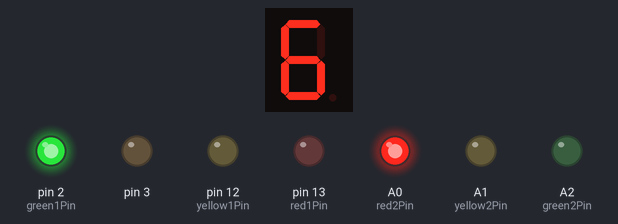
Bench run of a sketch on a simulated Arduino Uno, built with avr-gcc and run on an emulated ATmega328P. Shown: 1-digit seven-segment display, output pins drawn as LEDs (lit = HIGH).

Above: at 0.1 s.
At 4.1 s:
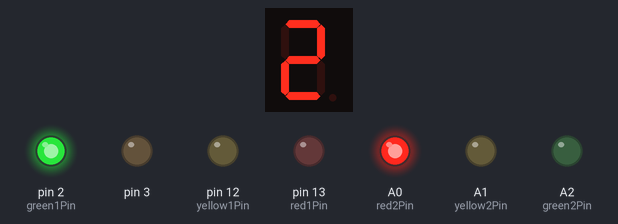
At 8.1 s:
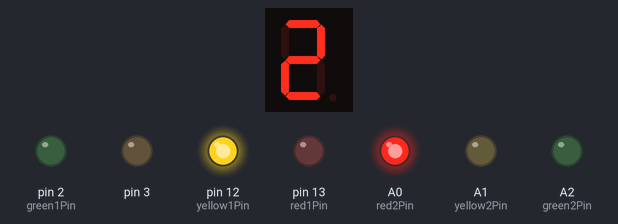
At 17.1 s:
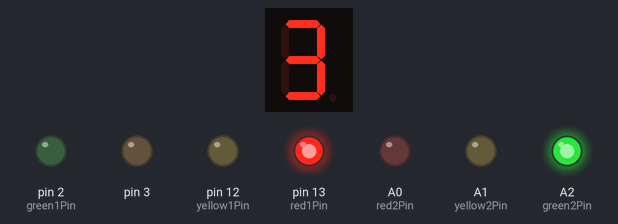
At 28.1 s:
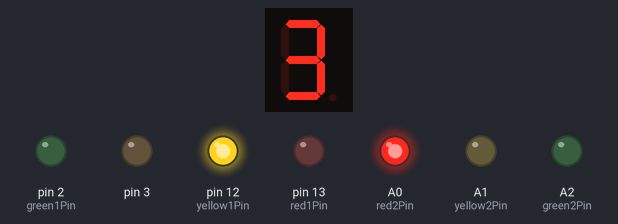
At 39.1 s:
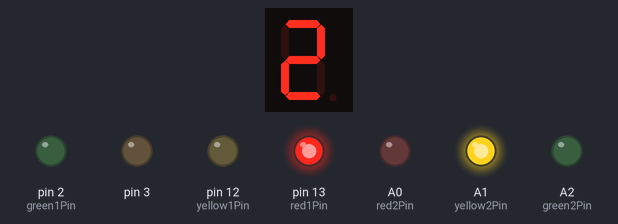
Timing chart, 0 to 40.0 s (numbered marks = the images above):
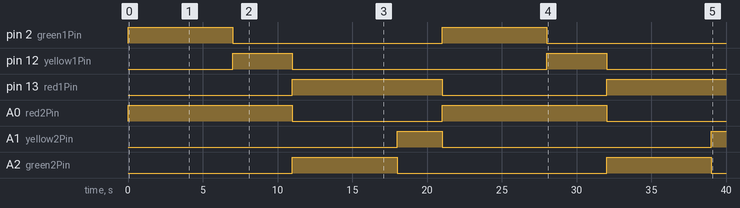

The sketch:

Task_4.ino
```cpp
#include "SevSeg.h"
SevSeg sevseg;

int timedelay = 1000;
int red1Pin = 13;
int yellow1Pin = 12;
int green1Pin = 2;
const int red2Pin = A0;
const int yellow2Pin = A1;
const int green2Pin = A2;

//display number
void displayNum(int number)
{
  sevseg.setNumber(number);
  sevseg.refreshDisplay();
  delay(timedelay);
}

void HandleRed1stSecond()
{
  digitalWrite(red1Pin, HIGH); //red1 ON
  analogWrite(red2Pin, 0); //red2 OFF
  digitalWrite(yellow1Pin, LOW); //yellow1 OFF
  analogWrite(green2Pin, 255); //green2 ON
}

void HandleRed6thsecond()
{
  analogWrite(yellow2Pin, 255); //yellow2 ON
  analogWrite(green2Pin, 0); //green2 OFF
}

void HandleYellow1stSecond()
{
  digitalWrite(yellow1Pin, HIGH); //yellow1 ON
  digitalWrite(green1Pin, LOW); //green1 OFF
}

void HandleGreen1stsecond()
{
  digitalWrite(red1Pin, LOW); //red1 OFF
  analogWrite(red2Pin, 255); //red2 ON
  analogWrite(yellow2Pin, 0); //yellow2 OFF
  digitalWrite(green1Pin, HIGH); //green1 ON
}

void StartRed()
{
  HandleRed1stSecond();
  displayNum(9);

  displayNum(8);

  displayNum(7);

  displayNum(6);

  displayNum(5);

  displayNum(4);

  displayNum(3);

  HandleRed6thsecond();
  displayNum(2);

  displayNum(1);

  displayNum(0);
}

void StartYellow()
{
  HandleYellow1stSecond();
  displayNum(3);

  displayNum(2);

  displayNum(1);

  displayNum(0);
}

void StartGreen()
{
  HandleGreen1stsecond();
  displayNum(6);

  displayNum(5);

  displayNum(4);

  displayNum(3);

  displayNum(2);

  displayNum(1);

  displayNum(0);
}

void setup()
{
  //Set to 1 for single digit display
  byte numDigits = 1;
  //defines common pins while using multi-digit display. Left empty as we have a single digit display
  byte digitPins[] = {};
  //Defines arduino pin connections in order: A, B, C, D, E, F, G, DP
  byte segmentPins[] = {7, 6, 5, 11, 10, 8, 9, 4};
  bool resistorsOnSegments = true;
  //Initialize sevseg object. Uncomment second line if you use common cathode 7 segment
  sevseg.begin(COMMON_ANODE, numDigits, digitPins, segmentPins, resistorsOnSegments);
  //sevseg.begin(COMMON_CATHODE, numDigits, digitPins, segmentPins, resistorsOnSegments);
  sevseg.setBrightness(90);
  int i;
  for(i=2;i<=13;i++)
  {
    pinMode(i,OUTPUT);
  }
  pinMode(A0,OUTPUT);
  pinMode(A1,OUTPUT);
  pinMode(A2,OUTPUT);
}
void loop()
{
  StartGreen();
  StartYellow();
  StartRed();
}
```

Measured:
- by itself, pin 2 (green1Pin), A2 (green2Pin): alternates HIGH for 7.0 s and LOW for 14.0 s
- by itself, pin 12 (yellow1Pin): alternates HIGH for 4.0 s and LOW for 17.0 s
- by itself, pin 13 (red1Pin): LOW → HIGH at 11.0 s, → LOW 10.0 s later, → HIGH 11.0 s later
- by itself, A0 (red2Pin): alternates HIGH for 11.0 s and LOW for 10.0 s
- by itself, A1 (yellow2Pin): LOW → HIGH at 18.0 s, → LOW 3.0 s later, → HIGH 18.0 s later
- what the display in image 1 shows lasts 1.0 s, from 4.0 s to 5.0 s
